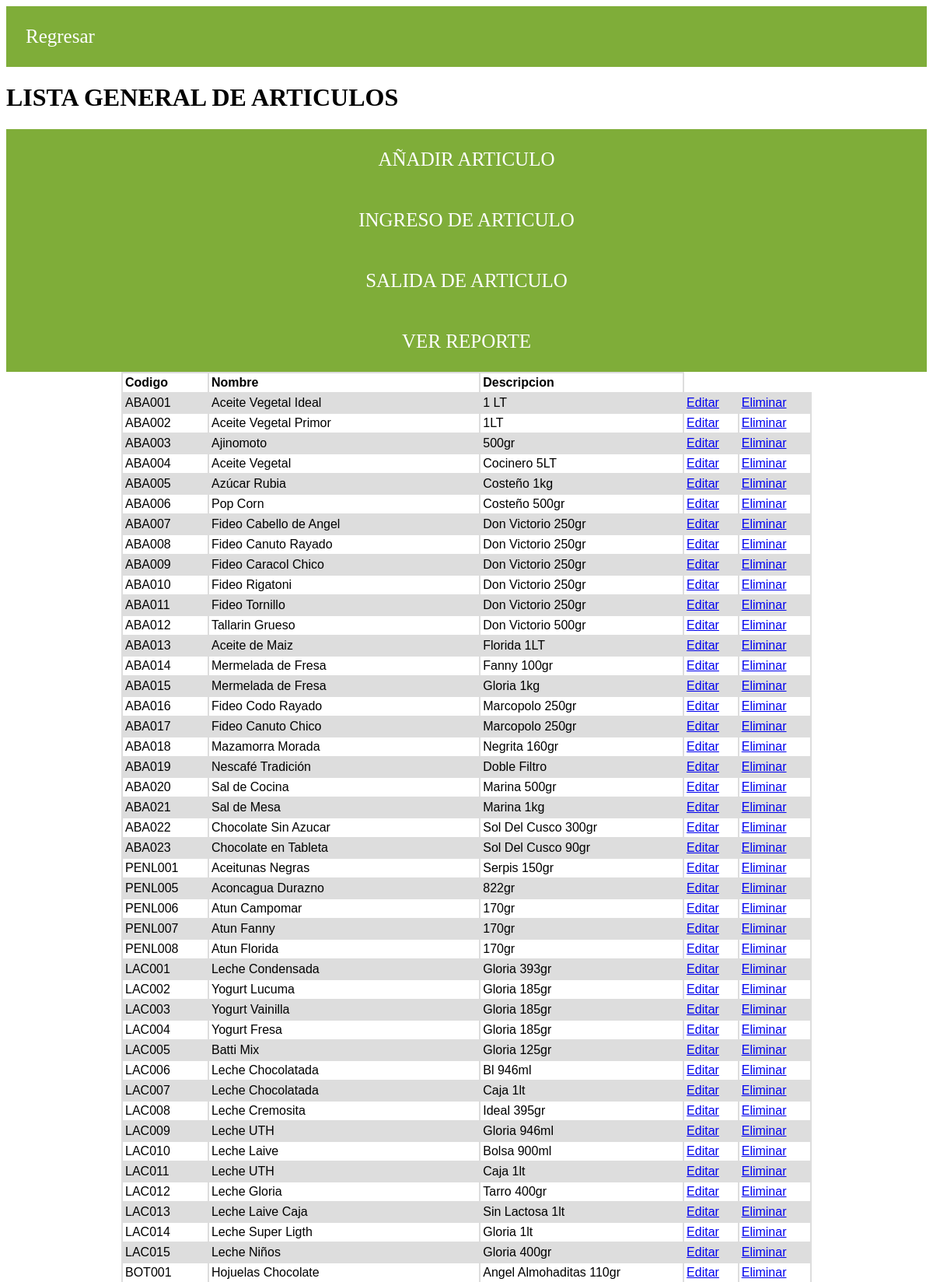
The page /cuenta/articulo/listarArticulo (upper part) on the database its author committed.
### articulos/models.py (models this page shows, shortened)
class Articulo(models.Model):
	ArtCod		= models.CharField(verbose_name='Código del artículo', max_length=15, primary_key=True)
	ArtNom		= models.CharField(verbose_name='Nombre', max_length=30)
	ArtDes		= models.CharField(verbose_name='Descripción', max_length=100, blank=True, null=True)
	ArtImg		= models.ImageField(verbose_name='Imagen', upload_to='pics/articles', blank=True, null=True)
	ArtCatCod	= models.ForeignKey(Categoria, verbose_name='Categoría', on_delete=models.CASCADE)
	ArtCosUni	= models.DecimalField(verbose_name='Costo unitario', max_digits=5, decimal_places=2)
	ArtSitAct	= models.BooleanField(verbose_name='Disponible', default=True)
	ArtSto		= models.IntegerField(verbose_name='Cantidad en stock', default=1)
	ArtIngDet	= models.ManyToManyField(Ingreso_Cabecera, through='Ingreso_Detalle')
	ArtSalDet	= models.ManyToManyField(Salida_Cabecera, through='Salida_Detalle')
	def get_absolute_url(self):
		return reverse('Editar_Articulo',kwargs={'pk': self.ArtCod})

### articulos/views.py (the view)
# urls.py: path("listarArticulo", ArticuloListView.as_view(), name="Listar_Articulo"),
class ArticuloListView(ListView):
	model = Articulo

### articulos/templates/articulos/articulo_list.html (shortened to what this page needs)
{% load static %}
<!DOCTYPE html>
<html>
<head>
</head>
<body>
    {% block content %}
    <li><a href="../menu">Regresar</a></li>
    <h1>LISTA GENERAL DE ARTICULOS</h1>
    <div align="center">
      <li><a href="crearArticulo">AÑADIR ARTICULO</a></li>
      <li><a href="ingresos/create/">INGRESO DE ARTICULO</a></li>
      <li><a href="salidas/create/">SALIDA DE ARTICULO</a></li>
      <li><a href="pdf">VER REPORTE</a></li>
      <table>
        <tr>
            <th>Codigo</th>
            <th>Nombre</th>
            <th>Descripcion</th>
        </tr>
        {% for i in object_list %}
		    <tr>
            <td>{{ i.ArtCod }}</td>
            <td>{{ i.ArtNom }}</td>
            <td>{{ i.ArtDes }}</td>
            <td><a href="{{ i.get_absolute_url }}">Editar</a></td>
            <td><a href="{{ i.ArtCod }}/borrar/">Eliminar</a></td>
		    </tr>
	    {% endfor %}
      </table>
  {% endblock %}
</body>
</html>

### articulos/templates/articulos/articulo_list.html (style rules this page uses)
table { font-family: arial, sans-serif; border-collapse: collapse; width: 75%; }
td, th { border: 2px solid #dddddd; text-align: left; padding: 3px; }
tr:nth-child(even) { background-color: #dddddd; }
li { list-style-type: none; background-color: #7fad39; }
li a { text-decoration: none; color: white; padding: 25px; display: block; font-size: 25px; }

### rows shown on the page
Articulo: ArtCod "ABA001", ArtNom "Aceite Vegetal Ideal", ArtDes "1 LT"
Articulo: ArtCod "ABA002", ArtNom "Aceite Vegetal Primor", ArtDes "1LT"
Articulo: ArtCod "ABA003", ArtNom "Ajinomoto", ArtDes "500gr"
Articulo: ArtCod "ABA004", ArtNom "Aceite Vegetal", ArtDes "Cocinero 5LT"
Articulo: ArtCod "ABA005", ArtNom "Azúcar Rubia", ArtDes "Costeño 1kg"
Articulo: ArtCod "ABA006", ArtNom "Pop Corn", ArtDes "Costeño 500gr"
Articulo: ArtCod "ABA007", ArtNom "Fideo Cabello de Angel", ArtDes "Don Victorio 250gr"
Articulo: ArtCod "ABA008", ArtNom "Fideo Canuto Rayado", ArtDes "Don Victorio 250gr"
Articulo: ArtCod "ABA009", ArtNom "Fideo Caracol Chico", ArtDes "Don Victorio 250gr"
Articulo: ArtCod "ABA010", ArtNom "Fideo Rigatoni", ArtDes "Don Victorio 250gr"
Articulo: ArtCod "ABA011", ArtNom "Fideo Tornillo", ArtDes "Don Victorio 250gr"
Articulo: ArtCod "ABA012", ArtNom "Tallarin Grueso", ArtDes "Don Victorio 500gr"
Articulo: ArtCod "ABA013", ArtNom "Aceite de Maiz", ArtDes "Florida 1LT"
Articulo: ArtCod "ABA014", ArtNom "Mermelada de Fresa", ArtDes "Fanny 100gr"
Articulo: ArtCod "ABA015", ArtNom "Mermelada de Fresa", ArtDes "Gloria 1kg"
Articulo: ArtCod "ABA016", ArtNom "Fideo Codo Rayado", ArtDes "Marcopolo 250gr"
Articulo: ArtCod "ABA017", ArtNom "Fideo Canuto Chico", ArtDes "Marcopolo 250gr"
Articulo: ArtCod "ABA018", ArtNom "Mazamorra Morada", ArtDes "Negrita 160gr"
Articulo: ArtCod "ABA019", ArtNom "Nescafé Tradición", ArtDes "Doble Filtro"
Articulo: ArtCod "ABA020", ArtNom "Sal de Cocina", ArtDes "Marina 500gr"
Articulo: ArtCod "ABA021", ArtNom "Sal de Mesa", ArtDes "Marina 1kg"
Articulo: ArtCod "ABA022", ArtNom "Chocolate Sin Azucar", ArtDes "Sol Del Cusco 300gr"
Articulo: ArtCod "ABA023", ArtNom "Chocolate en Tableta", ArtDes "Sol Del Cusco 90gr"
Articulo: ArtCod "PENL001", ArtNom "Aceitunas Negras", ArtDes "Serpis 150gr"
Articulo: ArtCod "PENL005", ArtNom "Aconcagua Durazno", ArtDes "822gr"
Articulo: ArtCod "PENL006", ArtNom "Atun Campomar", ArtDes "170gr"
Articulo: ArtCod "PENL007", ArtNom "Atun Fanny", ArtDes "170gr"
Articulo: ArtCod "PENL008", ArtNom "Atun Florida", ArtDes "170gr"
Articulo: ArtCod "LAC001", ArtNom "Leche Condensada", ArtDes "Gloria 393gr"
Articulo: ArtCod "LAC002", ArtNom "Yogurt Lucuma", ArtDes "Gloria 185gr"
Articulo: ArtCod "LAC003", ArtNom "Yogurt Vainilla", ArtDes "Gloria 185gr"
Articulo: ArtCod "LAC004", ArtNom "Yogurt Fresa", ArtDes "Gloria 185gr"
Articulo: ArtCod "LAC005", ArtNom "Batti Mix", ArtDes "Gloria 125gr"
Articulo: ArtCod "LAC006", ArtNom "Leche Chocolatada", ArtDes "Bl 946ml"
Articulo: ArtCod "LAC007", ArtNom "Leche Chocolatada", ArtDes "Caja 1lt"
Articulo: ArtCod "LAC008", ArtNom "Leche Cremosita", ArtDes "Ideal 395gr"
Articulo: ArtCod "LAC009", ArtNom "Leche UTH", ArtDes "Gloria 946ml"
Articulo: ArtCod "LAC010", ArtNom "Leche Laive", ArtDes "Bolsa 900ml"
Articulo: ArtCod "LAC011", ArtNom "Leche UTH", ArtDes "Caja 1lt"
Articulo: ArtCod "LAC012", ArtNom "Leche Gloria", ArtDes "Tarro 400gr"
Articulo: ArtCod "LAC013", ArtNom "Leche Laive Caja", ArtDes "Sin Lactosa 1lt"
Articulo: ArtCod "LAC014", ArtNom "Leche Super Ligth", ArtDes "Gloria 1lt"
Articulo: ArtCod "LAC015", ArtNom "Leche Niños", ArtDes "Gloria 400gr"
Articulo: ArtCod "BOT001", ArtNom "Hojuelas Chocolate", ArtDes "Angel Almohaditas 110gr"
